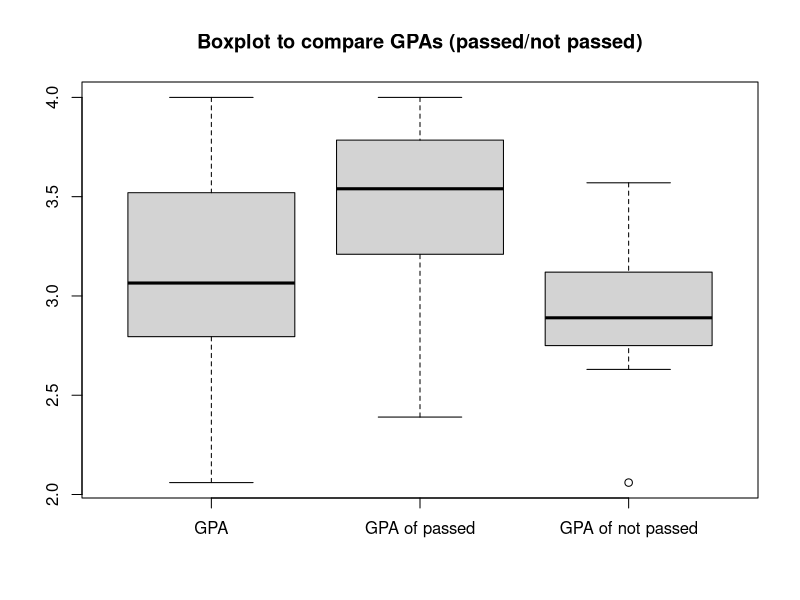
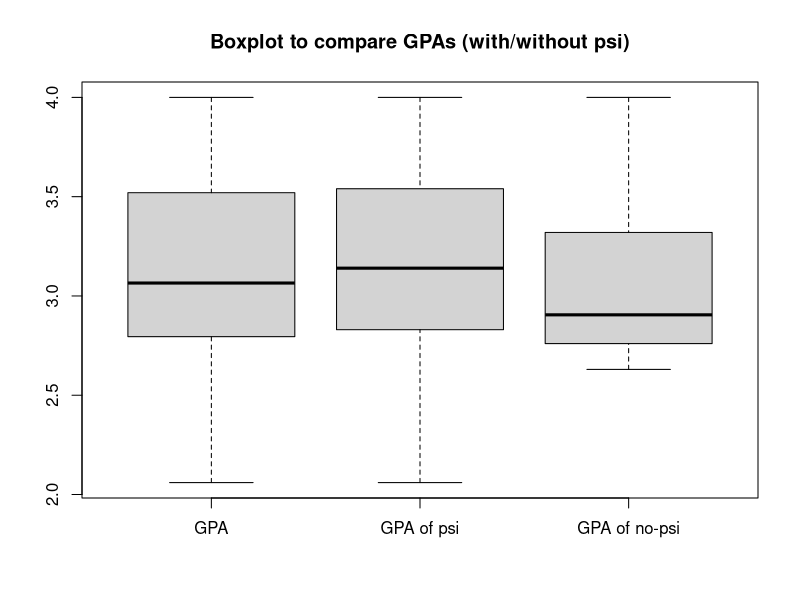
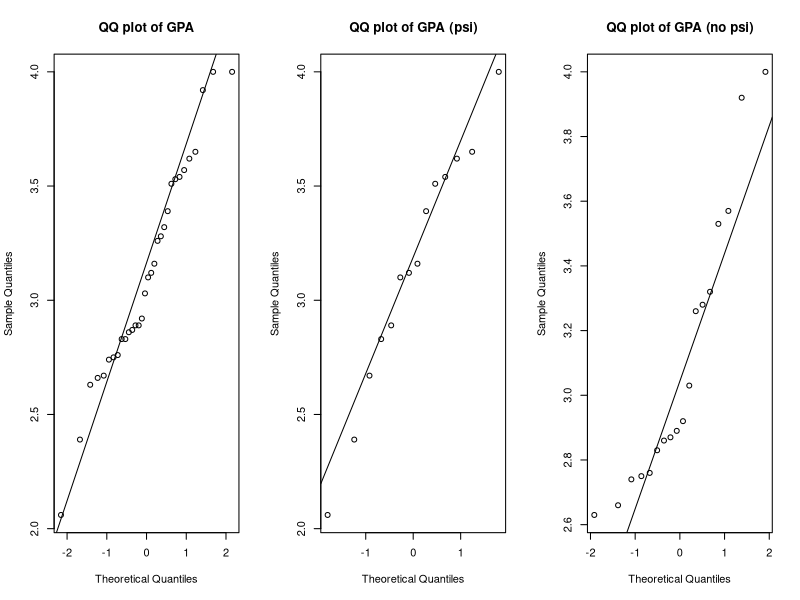

Write the R code that produced these figures, in order.
## ---- chunk 1
psi_raw <- read.delim("./psi.txt", header = TRUE, sep = "")
psi_yes <- psi_raw[which(psi_raw$psi == 1),]
psi_no <- psi_raw[which(psi_raw$psi == 0),]
passed <- psi_raw[which(psi_raw$passed == 1),]
not_passed <- psi_raw[which(psi_raw$passed == 0),]
boxplot(psi_raw$gpa, passed$gpa, not_passed$gpa, names = c("GPA","GPA of passed","GPA of not passed"),
        main = "Boxplot to compare GPAs (passed/not passed)")
## ---- chunk 2
boxplot(psi_raw$gpa, psi_yes$gpa, psi_no$gpa, names = c("GPA", "GPA of psi", "GPA of no-psi"),
        main = "Boxplot to compare GPAs (with/without psi)")
## ---- chunk 3
par(mfrow = c(1,3))
qqnorm(psi_raw$gpa, main = "QQ plot of GPA");qqline(psi_raw$gpa)
qqnorm(psi_yes$gpa, main = "QQ plot of GPA (psi)");qqline(psi_yes$gpa)
qqnorm(psi_no$gpa, main = "QQ plot of GPA (no psi)");qqline(psi_no$gpa)
## ---- chunk 4
psi_passed_tab <- xtabs(~psi_raw$passed + psi_raw$psi)
rownames(psi_passed_tab) <- c("Passed", "Not Passed")
colnames(psi_passed_tab) <- c("No psi", "psi")
ftable(psi_passed_tab)
## ---- chunk 5
psi_glm <- glm(psi_raw$passed ~ psi_raw$psi + psi_raw$gpa, family = binomial)
print(summary(psi_glm)$coefficients)
## ---- chunk 6
x <- matrix(c(3, 15, 8, 6), 2, 2)
fisher.test(x)
